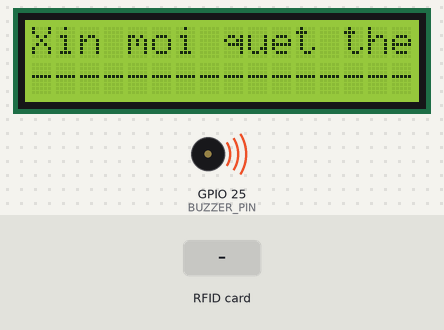
Bench run of a sketch on a simulated ESP32. On the bench: 16×2 character LCD, buzzer (waves = sounding, pin HIGH). The test bench sets the inputs (shaded band). WiFi joins after 1.5 s; servers stay silent unless stated; the local clock reads 2024-03-15 10:24:30 at power-on unless the sketch sets it; the Firebase database answers and starts empty; what the sketch prints to the serial monitor is not drawn.

Above: at 2.8 s.
2.9 s: RFID card 5E 7A 19 C4 held to the reader
At 3.5 s:
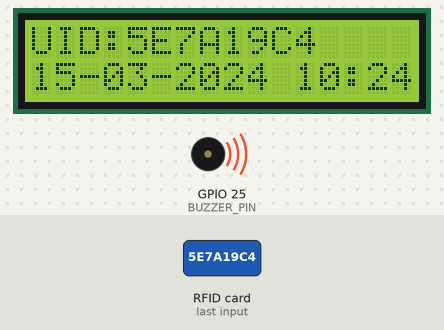
At 5.1 s:
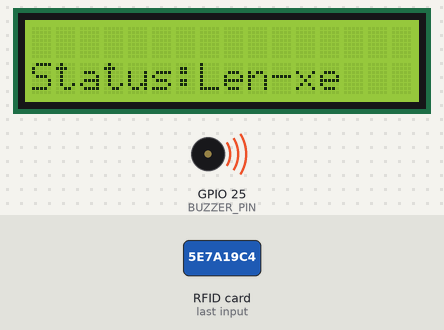
5.4 s: RFID card 5E 7A 19 C4 held to the reader
At 8.3 s:
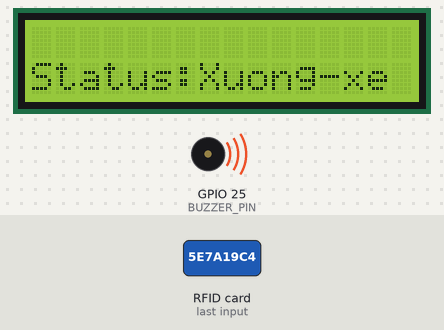
Timing chart, 0 to 9.8 s (numbered marks = the images above; inputs shaded):
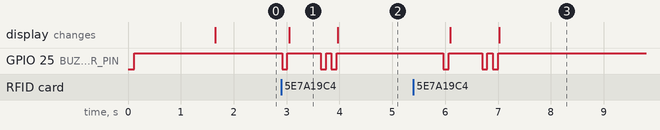

Measured:
- after the input at 2.9 s, GPIO 25 (BUZZER_PIN): goes LOW 0.10 s, HIGH 0.63 s, LOW 0.10 s, HIGH 0.10 s, LOW 0.10 s, then HIGH, starting at once; the display: changes after 0.15 s (image 1)
- after the input at 5.4 s, GPIO 25 (BUZZER_PIN): goes LOW 0.10 s, HIGH 0.63 s, LOW 0.10 s, HIGH 0.10 s, LOW 0.10 s, then HIGH, starting after 0.57 s; the display: first changes after 0.70 s (image 3 shows a later state)
- what the display in image 1 shows lasts 1.0 s, from 3.0 s to 4.0 s

The sketch:

RFID_AUTHEN_TEST.ino
```cpp
#include <SPI.h>
#include <MFRC522.h>
#include <WiFi.h>
#include <Firebase_ESP_Client.h>
#include "addons/TokenHelper.h"
#include "addons/RTDBHelper.h"
#include "time.h"
#include <Wire.h>
#include <LiquidCrystal_I2C.h>

#define SS_PIN 5
#define RST_PIN 2
#define BUZZER_PIN 25                // buzzer pin
MFRC522 rfid(SS_PIN, RST_PIN);       // setup RFID
LiquidCrystal_I2C lcd(0x27, 16, 2);  // setup LCD

// WiFi
#define WIFI_SSID "NHAM COFFEE"
#define WIFI_PASSWORD "nhamquan10"

// Firebase
#define API_KEY "AIzaSyDML_o7tVQOf7wrzdA3NasklY5Wb3cPCjo"
#define DATABASE_URL "https://do-an-tot-nghiep-9ac13-default-rtdb.firebaseio.com/"

FirebaseData fbdo;
FirebaseAuth auth;
FirebaseConfig config;

// NTP config
const char* ntpServer = "time.google.com";
const long gmtOffset_sec = 7 * 3600;  // GMT+7 cho Việt Nam
const int daylightOffset_sec = 0;

// Biến toàn cục của NTP
unsigned long lastNtpSync = 0;
const unsigned long ntpInterval = 30 * 60 * 1000;  // 30 phút (30 * 60 * 1000 ms)

// Biến toàn cục của LCD
unsigned long lastDisplayTime = 0;
bool showingMessage = false;

// hàm của buzzer
void beep(int duration) {
  digitalWrite(BUZZER_PIN, LOW);
  delay(duration);
  digitalWrite(BUZZER_PIN, HIGH);
}

// hàm format thời gians
String getTime() {
  time_t now;
  struct tm timeinfo;
  int retry = 0;

  time(&now);
  localtime_r(&now, &timeinfo);

  while (now < 100000 && retry < 5) {  // nếu chưa có thời gian hợp lệ
    Serial.println("⏳ Chưa lấy được NTP, thử lại...");
    configTime(7 * 3600, 0, "time.google.com");
    delay(2000);  // chờ NTP cập nhật
    time(&now);
    retry++;
  }

  if (now < 100000) {
    return "NTP Error";
  }

  char buf[20];
  strftime(buf, sizeof(buf), "%d-%m-%Y %H:%M:%S", &timeinfo);
  return String(buf);
}

// hàm hiển thị giao diện chờ của LCD
void showDefaultScreen() {
  lcd.clear();
  lcd.setCursor(0, 0);
  lcd.print("Xin moi quet the");
  lcd.setCursor(0, 1);
  lcd.print("----------------");
  showingMessage = false;
}

// hàm hiển thị thông tin thẻ trên LCD
void showMessage(String line1, String line2) {
  lcd.clear();
  lcd.setCursor(0, 0);
  lcd.print(line1);
  lcd.setCursor(0, 1);
  lcd.print(line2);
  lastDisplayTime = millis();
  showingMessage = true;
}

// hàm chuyển chuỗi từ có dấu sang không dấu
String removeVietnameseTones(String str) {
  str.replace("á", "a"); str.replace("à", "a"); str.replace("ả", "a"); str.replace("ã", "a"); str.replace("ạ", "a");
  str.replace("ă", "a"); str.replace("ắ", "a"); str.replace("ằ", "a"); str.replace("ẳ", "a"); str.replace("ẵ", "a"); str.replace("ặ", "a");
  str.replace("â", "a"); str.replace("ấ", "a"); str.replace("ầ", "a"); str.replace("ẩ", "a"); str.replace("ẫ", "a"); str.replace("ậ", "a");

  str.replace("đ", "d");

  str.replace("é", "e"); str.replace("è", "e"); str.replace("ẻ", "e"); str.replace("ẽ", "e"); str.replace("ẹ", "e");
  str.replace("ê", "e"); str.replace("ế", "e"); str.replace("ề", "e"); str.replace("ể", "e"); str.replace("ễ", "e"); str.replace("ệ", "e");

  str.replace("í", "i"); str.replace("ì", "i"); str.replace("ỉ", "i"); str.replace("ĩ", "i"); str.replace("ị", "i");

  str.replace("ó", "o"); str.replace("ò", "o"); str.replace("ỏ", "o"); str.replace("õ", "o"); str.replace("ọ", "o");
  str.replace("ô", "o"); str.replace("ố", "o"); str.replace("ồ", "o"); str.replace("ổ", "o"); str.replace("ỗ", "o"); str.replace("ộ", "o");
  str.replace("ơ", "o"); str.replace("ớ", "o"); str.replace("ờ", "o"); str.replace("ở", "o"); str.replace("ỡ", "o"); str.replace("ợ", "o");

  str.replace("ú", "u"); str.replace("ù", "u"); str.replace("ủ", "u"); str.replace("ũ", "u"); str.replace("ụ", "u");
  str.replace("ư", "u"); str.replace("ứ", "u"); str.replace("ừ", "u"); str.replace("ử", "u"); str.replace("ữ", "u"); str.replace("ự", "u");

  str.replace("ý", "y"); str.replace("ỳ", "y"); str.replace("ỷ", "y"); str.replace("ỹ", "y"); str.replace("ỵ", "y");

  // Viết hoa
  str.replace("Á", "A"); str.replace("À", "A"); str.replace("Ả", "A"); str.replace("Ã", "A"); str.replace("Ạ", "A");
  str.replace("Ă", "A"); str.replace("Ắ", "A"); str.replace("Ằ", "A"); str.replace("Ẳ", "A"); str.replace("Ẵ", "A"); str.replace("Ặ", "A");
  str.replace("Â", "A"); str.replace("Ấ", "A"); str.replace("Ầ", "A"); str.replace("Ẩ", "A"); str.replace("Ẫ", "A"); str.replace("Ậ", "A");

  str.replace("Đ", "D");

  str.replace("É", "E"); str.replace("È", "E"); str.replace("Ẻ", "E"); str.replace("Ẽ", "E"); str.replace("Ẹ", "E");
  str.replace("Ê", "E"); str.replace("Ế", "E"); str.replace("Ề", "E"); str.replace("Ể", "E"); str.replace("Ễ", "E"); str.replace("Ệ", "E");

  str.replace("Í", "I"); str.replace("Ì", "I"); str.replace("Ỉ", "I"); str.replace("Ĩ", "I"); str.replace("Ị", "I");

  str.replace("Ó", "O"); str.replace("Ò", "O"); str.replace("Ỏ", "O"); str.replace("Õ", "O"); str.replace("Ọ", "O");
  str.replace("Ô", "O"); str.replace("Ố", "O"); str.replace("Ồ", "O"); str.replace("Ổ", "O"); str.replace("Ỗ", "O"); str.replace("Ộ", "O");
  str.replace("Ơ", "O"); str.replace("Ớ", "O"); str.replace("Ờ", "O"); str.replace("Ở", "O"); str.replace("Ỡ", "O"); str.replace("Ợ", "O");

  str.replace("Ú", "U"); str.replace("Ù", "U"); str.replace("Ủ", "U"); str.replace("Ũ", "U"); str.replace("Ụ", "U");
  str.replace("Ư", "U"); str.replace("Ứ", "U"); str.replace("Ừ", "U"); str.replace("Ử", "U"); str.replace("Ữ", "U"); str.replace("Ự", "U");

  str.replace("Ý", "Y"); str.replace("Ỳ", "Y"); str.replace("Ỷ", "Y"); str.replace("Ỹ", "Y"); str.replace("Ỵ", "Y");

  return str;
}

String shortenName(String fullName) {
  fullName.trim();  // loại bỏ khoảng trắng thừa
  int start = 0;
  int idx = fullName.indexOf(' ');
  String parts[10]; // mảng chứa tối đa 10 từ
  int count = 0;

  // Tách tên thành các từ
  while (idx >= 0) {
    parts[count++] = fullName.substring(start, idx);
    start = idx + 1;
    idx = fullName.indexOf(' ', start);
  }
  parts[count++] = fullName.substring(start); // thêm từ cuối cùng

  // Nếu <= 3 chữ thì đảo lại cho hợp format
  if (count <= 3) {
    String result = parts[count - 1];
    for (int i = 0; i < count - 1; i++) {
      result += " " + parts[i];
    }
    return result;
  }

  // Nếu > 3 chữ → chỉ lấy 3 chữ (Tên + Họ + Đệm đầu)
  String result = parts[count - 1];   // Tên chính (cuối)
  result += " " + parts[0];           // Họ (đầu tiên)
  result += " " + parts[1];           // Đệm (đầu tiên)

  return result;
}

// hàm setup
void setup() {
  Serial.begin(115200);
  SPI.begin();
  rfid.PCD_Init();

  // khởi tạo LCD
  lcd.init();
  lcd.backlight();

  // khởi tạo buzzer
  pinMode(BUZZER_PIN, OUTPUT);
  digitalWrite(BUZZER_PIN, HIGH);

  // khởi tạo wifi và kiểm tra
  WiFi.begin(WIFI_SSID, WIFI_PASSWORD);
  while (WiFi.status() != WL_CONNECTED) {
    delay(300);
    Serial.print(".");
  }
  Serial.println("\n✅ Đã kết nối WiFi");

  // Khởi tạo NTP và kiểm tra (retry cho tới khi sync được)
  configTime(gmtOffset_sec, daylightOffset_sec, ntpServer);
  struct tm timeinfo;
  while (!getLocalTime(&timeinfo)) {
    Serial.println("❌ Failed to obtain time, retrying...");
    delay(2000);  // đợi 2s rồi thử lại
  }
  Serial.println("✅ Time synced!");

  // Khởi tạo và Đăng nhập FIREBASE dưới dạng Anonymous (chỉ chạy sau khi có time)
  config.api_key = API_KEY;
  config.database_url = DATABASE_URL;
  Firebase.signUp(&config, &auth, "", "");
  Firebase.begin(&config, &auth);
  Firebase.reconnectWiFi(true);

  Serial.println("✅ Ready to read RFID...");
  showDefaultScreen();

}

// vòng lặp chính
void loop() {
  // Nếu đang hiển thị thông điệp và quá 3 giây thì trả về mặc định
  if (showingMessage && millis() - lastDisplayTime > 3000) {
    showDefaultScreen();
  }

  // 🔄 Sync lại NTP định kỳ
  if (millis() - lastNtpSync > ntpInterval) {
    Serial.println("🔄 Sync lại NTP...");
    configTime(7 * 3600, 0, "time.google.com");  // GMT+7 (VN)
    lastNtpSync = millis();
  }

  // Nếu Firebase chưa sẵn sàng thì bỏ qua vòng lặp này
  if (!Firebase.ready()) {
    Serial.println("⚠️ Firebase chưa sẵn sàng, bỏ qua vòng lặp...");
    delay(500);
    return;
  }

  // Kiểm tra thẻ RFID
  if (!rfid.PICC_IsNewCardPresent() || !rfid.PICC_ReadCardSerial()) return;

  // Lấy UID
  String uid = "";
  for (byte i = 0; i < rfid.uid.size; i++) {
    uid += String(rfid.uid.uidByte[i], HEX);
  }
  uid.toUpperCase();

  beep(100);

  String timeNow = getTime();
  Serial.println("🔑 UID: " + uid);
  Serial.println("⏰ Time: " + timeNow);

  lcd.clear();
  lcd.setCursor(0, 0);
  lcd.print("UID:");
  lcd.print(uid);

  lcd.setCursor(0, 1);
  lcd.print(timeNow);


  // Kiểm tra UID đã có trong DB chưa
  String statusPath = "/RFID/" + uid + "/lastStatus"; // đường dẫn lấy dữ liệu của last status
  String namePath = "/USER/" + uid + "/name"; // đường dẫn lấy dữ liệu name của thẻ nếu có trên hệ thống
  if (Firebase.RTDB.getString(&fbdo, statusPath)) {
    // UID đã tồn tại → xử lý bình thường
    String lastStatus = fbdo.stringData();

    // Xác định trạng thái mới
    String newStatus = (lastStatus == "Len-xe") ? "Xuong-xe" : "Len-xe";

    // Epoch âm làm key
    time_t now;
    time(&now);
    long negativeKey = -now;

    String logPath = "/RFID/" + uid + "/accessLog/" + String(negativeKey);

    // Tạo JSON gồm cả status và time
    FirebaseJson json;
    json.set("status", newStatus);
    json.set("time", timeNow);

    // Ghi vào accessLog
    if (Firebase.RTDB.setJSON(&fbdo, logPath, &json)) {
      Serial.println("✅ Thêm log: " + newStatus);
    } else {
      Serial.println("❌ Lỗi: " + fbdo.errorReason());
    }

    // Cập nhật lastStatus
    Firebase.RTDB.setString(&fbdo, statusPath, newStatus);

    // Lấy dữ liệu name của USER
    Firebase.RTDB.getString(&fbdo, namePath.c_str());
    String studentName = fbdo.stringData();
    String lcdName = removeVietnameseTones(studentName);
    String lcdFormatName = shortenName(lcdName);

    beep(100);
    delay(100);
    beep(100);  // kêu 2 lần

    // Hiển thị lên LCD
    showMessage("" + lcdFormatName, "Status:" + newStatus);

  } else {
    // UID chưa tồn tại → đưa vào Pending
    String pendingPath = "/Pending/" + uid;

    FirebaseJson json;
    json.set("time", timeNow);
    json.set("status", "Chua-duyet");

    if (Firebase.RTDB.setJSON(&fbdo, pendingPath, &json)) {
      Serial.println("⚠️ UID mới, đưa vào Pending chờ duyệt: " + uid);
    } else {
      Serial.println("❌ Lỗi Pending: " + fbdo.errorReason());
    }

    beep(500);  // kêu dài hơn

    // UID mới
    showMessage("UID moi", "Cho duyet...");
  }

  delay(2000);
}
```
